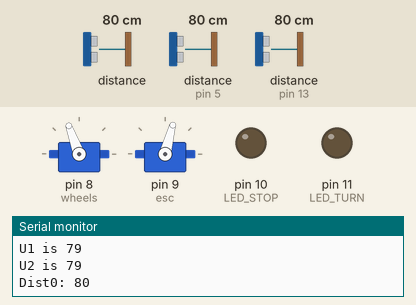
Bench run of a sketch on a simulated Arduino Uno, built with avr-gcc and run on an emulated ATmega328P. Parts: 2 × servo, output pins drawn as LEDs (lit = HIGH), the last lines printed to the serial monitor. Wiring (inferred from the names in the program): 2 × ultrasonic range finder: trigger pin 4, echo pin 5 / trigger pin 12, echo pin 13; LIDAR-Lite range finder at I2C address 0x62. The test bench sets the inputs (shaded band); at power-on: distance to the obstacle (sensors on pin 5, pin 13) 80 cm, distance to the obstacle 80 cm. The echo pulse lasts 58.3 µs per cm; pins used as bus, display or sensor lines are not drawn.

Above: at 4.2 s.
4.3 s: distance to the obstacle (sensor on pin 5) set to 60 cm
At 5.3 s:
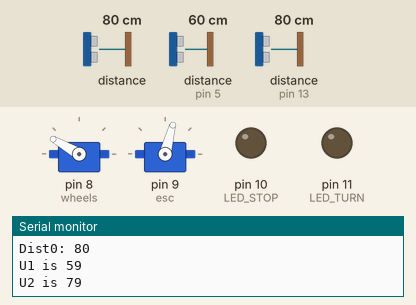
5.9 s: distance to the obstacle (sensor 0) set to 65 cm
7.4 s: distance to the obstacle (sensor 0) set to 54 cm
At 8.3 s:
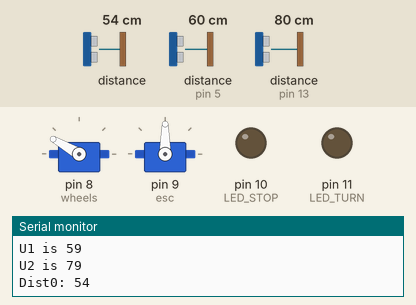
8.9 s: distance to the obstacle (sensor on pin 13) set to 60 cm
11.9 s: distance to the obstacle (sensor 0) set to 7 cm
13.4 s: distance to the obstacle (sensor 0) set to 4 cm
At 14.6 s:
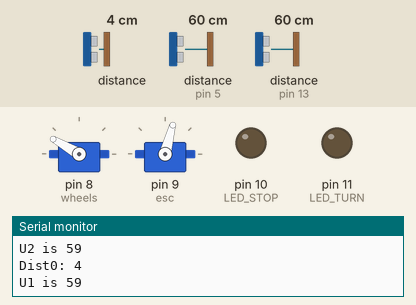
Timing chart, 0 to 16.0 s (numbered marks = the images above; inputs shaded):
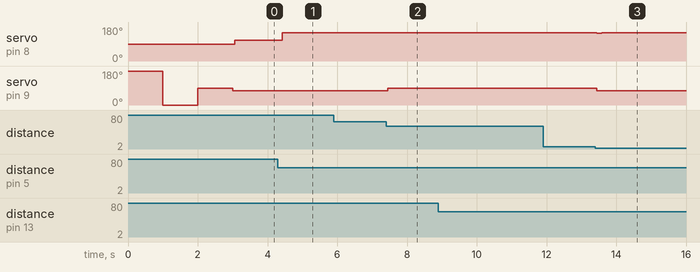

Measured:
- the behaviour switches between 60 and 59 cm on distance to the obstacle (sensor 0) (found by bisection; images 1 and 2)
- the behaviour switches between 6 and 5 cm on distance to the obstacle (sensor 0) (found by bisection; images 2 and 3)
- after the input at 4.3 s, servo on pin 8 (wheels): 110° → 150° after 0.13 s
- after the input at 7.4 s, servo on pin 9 (esc): 75° → 90° at once
- after the input at 13.4 s, servo on pin 8 (wheels): 150° → 148° at once, → 150° 0.15 s later; servo on pin 9 (esc): 90° → 75° at once

The sketch:

v0.2.ino
```cpp
#include <Wire.h>
#include <Time.h>
#include <PID_v1.h>
#include <Servo.h>
#include <SoftwareSerial.h>
#define    LIDARLite_ADDRESS   0x62          // Default I2C Address of LIDAR-Lite.
#define    RegisterMeasure     0x00          // Register to write to initiate ranging.
#define    MeasureValue        0x04          // Value to initiate ranging.
#define    RegisterHighLowB    0x8f          // Register to get both High and Low bytes in 1 call.

// Pin assignment
const int TRIG_PIN = 4;
const int ECHO_PIN = 5;
const int TRIG_PIN2 = 12;
const int ECHO_PIN2 = 13;
const int LED_TURN = 11;
const int LED_STOP=10;
// CART variables
Servo wheels; // servo for turning the wheels
Servo esc; // not actually a servo, but controlled like one!
int startupDelay = 1000;
/////////// XBee variables ///////////////////
SoftwareSerial XBee(2, 3); // RX, TX
/////////////////////////////////////////////
////// LIDAR variables //////////////////////
int dist,distLast1, distLast2;
///////////// Ultrasonic variables //////////
long duration,duration2,Firstduration, distanceCm,distanceCm2, distanceCmLast,l_0,FirstdistanceCm;
/////////////////////////////////////////////
//////////// State and PID variables ////////
int cmnd = 49; //Command to start/stop the car remotely
// cmnd map :
///////////// 49: Auto Straight; 50: Auto Turn right; 51: Remote
double setPt, Input, Output;
int Kp = 2;     // initial 2
int Ki = 0.05;  // initial 0.05
int Kd = 0.5;   // initial 0.5
PID PIDleft(&Input, &Output, &setPt, Kp, Ki, Kd, DIRECT);
/////////////////////////////////////////////

void setup() {
  // PIN setup
  pinMode(LED_TURN, OUTPUT);
  pinMode(LED_STOP, OUTPUT);
  pinMode(TRIG_PIN,OUTPUT);
  pinMode(ECHO_PIN,INPUT);
  pinMode(TRIG_PIN2,OUTPUT);
  pinMode(ECHO_PIN2,INPUT);
  Serial.begin(9600); //Opens serial connection at 9600bps.
  // Setup the xbee
  XBee.begin(9600);
  // Setup the cart
  wheels.attach(8); // initialize wheel servo to Digital IO Pin #8
  esc.attach(9); // initialize ESC to Digital IO Pin #9
  calibrateESC();
  esc.write(75);
  digitalWrite(LED_TURN, LOW);
  cmnd = 49;
  // LIDAR setup
  Wire.begin(); // Opens & joins the irc bus as master
  // Ultrasonic setup
  digitalWrite(TRIG_PIN, LOW);
  delayMicroseconds(2);
  digitalWrite(TRIG_PIN, HIGH);
  delayMicroseconds(10);
  digitalWrite(TRIG_PIN, LOW);
  Firstduration = pulseIn(ECHO_PIN,HIGH);
  // convert the time into a distance
  FirstdistanceCm = Firstduration / 29.1 / 2 ;
  // PID setup
  setPt = FirstdistanceCm;
  PIDleft.SetOutputLimits(-50, 50);
  PIDleft.SetMode(AUTOMATIC);
}

/* Calibrate the ESC by sending a high signal, then a low, then middle.*/
void calibrateESC(){
    esc.write(180); // full backwards
    delay(startupDelay);
    esc.write(0); // full forwards
    delay(startupDelay);
    esc.write(90); // neutral
    delay(startupDelay);
    esc.write(90); // reset the ESC to neutral (non-moving) value
}

void loop() {
  if (cmnd == 49 || cmnd == 50)
  {
    // Measure ultrasonic
    digitalWrite(TRIG_PIN, LOW);
    delayMicroseconds(2);
    digitalWrite(TRIG_PIN, HIGH);
    delayMicroseconds(10);
    digitalWrite(TRIG_PIN, LOW);
    duration = pulseIn(ECHO_PIN,HIGH);
    // convert the time into a distance
    distanceCm = duration / 29.1 / 2 ;
    Serial.print("U1 is ");
    Serial.println(distanceCm);

   /* if(distanceCm<0 || distanceCm>110){

      distanceCm=distanceCmLast;
    }
    distanceCm=0.7*distanceCm + 0.3*distanceCmLast;
    distanceCmLast=distanceCm;
    */
    digitalWrite(TRIG_PIN2, LOW);
    delayMicroseconds(2);
    digitalWrite(TRIG_PIN2, HIGH);
    delayMicroseconds(10);
    digitalWrite(TRIG_PIN2, LOW);
    duration2 = pulseIn(ECHO_PIN2,HIGH);
    // convert the time into a distance
    distanceCm2 = duration2 / 29.1 / 2 ;
    Serial.print("U2 is ");
    Serial.println(distanceCm2);
    // Measure LIDAR
    Wire.beginTransmission((int)LIDARLite_ADDRESS); // transmit to LIDAR-Lite
    Wire.write((int)RegisterMeasure); // sets register pointer to  (0x00)
    Wire.write((int)MeasureValue); // sets register pointer to  (0x00)
    Wire.endTransmission(); // stop transmitting
    delay(20); // Wait 20ms for transmit
    Wire.beginTransmission((int)LIDARLite_ADDRESS); // transmit to LIDAR-Lite
    Wire.write((int)RegisterHighLowB); // sets register pointer to (0x8f)
    Wire.endTransmission(); // stop transmitting
    delay(20); // Wait 20ms for transmit
    Wire.requestFrom((int)LIDARLite_ADDRESS, 2); // request 2 bytes from LIDAR-Lite

    if (2 <= Wire.available()) // if two bytes were received
    {
      dist = Wire.read(); // receive high byte (overwrites previous reading)
      dist = dist << 8; // shift high byte to be high 8 bits
      dist |= Wire.read(); // receive low byte as lower 8 bits
    }
    distLast2=distLast1;
    distLast1=dist;
    /////////////////////////////////////////////////////////////////////
    ///////////////////// CONTROL PART //////////////////////////////////
    // Stop if see something close in ftont
    if ((dist > 5 && dist < 60) && (distLast1 > 5 && distLast1 < 60)) {
      esc.write(90);
      digitalWrite(LED_STOP, HIGH);
    }
    //  right for 4 seconds using the LIDAR
    else if(dist>170 && dist<220 && distLast1>170 && distLast1<220 && distLast2>170 && distLast2<220 &&  cmnd == 49){
      cmnd = 50;
      esc.write(80);
      wheels.write(50);
      digitalWrite(LED_TURN, HIGH);
      delay(8000);
      //setPt = distanceCm;
      cmnd = 49;
      digitalWrite(LED_TURN, LOW);
    }
    else if (cmnd == 49){
      // Set Input for PID, run PID
      Input = distanceCm;
      PIDleft.Compute();
      esc.write(75);
      wheels.write(110 + Output);
    }
     digitalWrite(LED_STOP, LOW);
    //Print Distance
     // Serial.print("U1 distance");
      //Serial.println(distanceCm);
      Serial.print("Dist0: ");
      Serial.println(dist);
    delay(100);
  }
}
```
